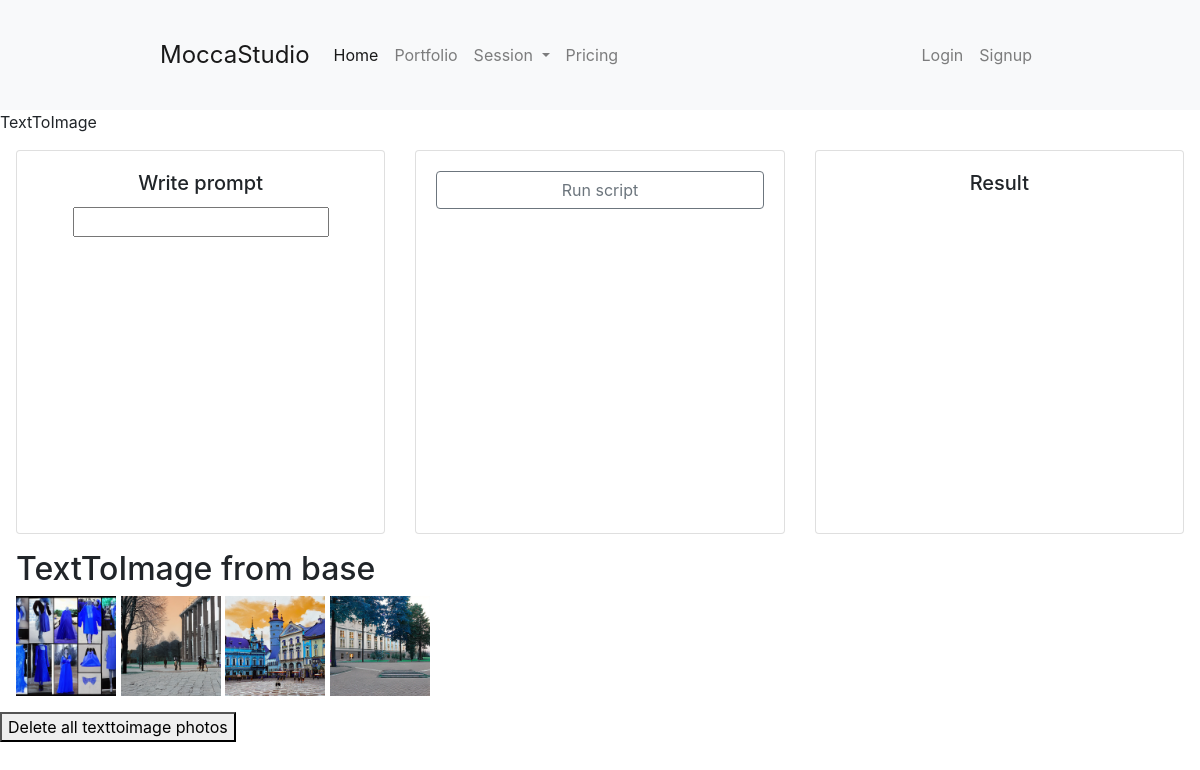
/gan_control_panel/text_to_image/, run on an earlier commit of the app's database.
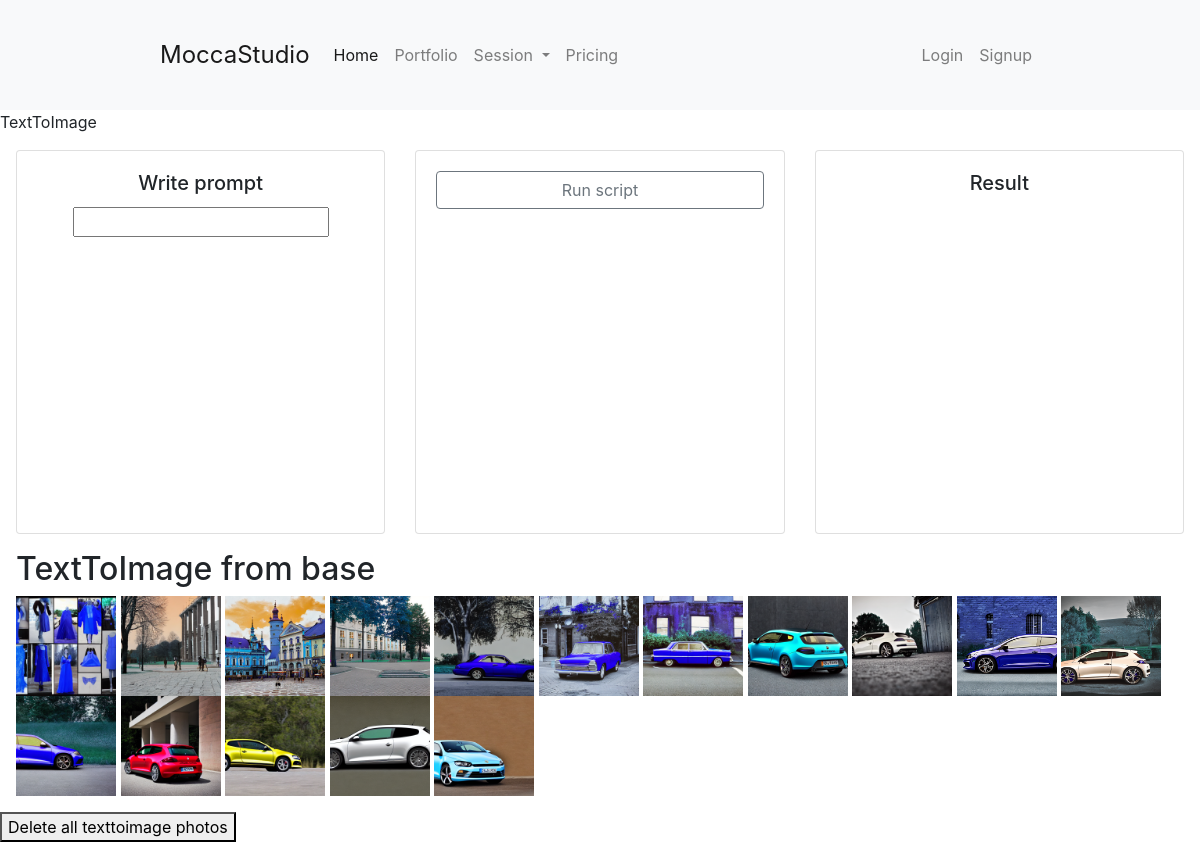
And on a later commit of the database.
### gan/models.py (models this page shows, shortened)
class texttoimagePhoto(models.Model):
    title = models.CharField(max_length=255)
    prompt = models.CharField(max_length=255)
    image = models.ImageField(upload_to='gan_photos/texttoimage/')

### gan/views.py (the view)
# urls.py: path("gan_control_panel/text_to_image/", views.text_to_image_site_view, name="text_to_image_site_view"),
def text_to_image_site_view(request):
    sessions = Session.objects.all()
    photos = Photo.objects.all()
    ttiPhotos = texttoimagePhoto.objects.all()
    context = {'sessions': sessions, 'photos': photos, 'ttiPhotos' : ttiPhotos}
    return render(request, 'gan/control_panel/text_to_image.html', context)

### gan/templates/gan/control_panel/text_to_image.html (shortened to what this page needs)
{% extends 'main/base.html' %}
{% block content %}
    <div>TextToImage</div>
    <div class="m-3">
        <div class="row">
            <div class="col-sm-4">
                <div class="card" style="height: 24rem;">
                    <div class="card-body text-center">
                        <form id="myForm" method="post" action="{% url 'TEXTTOIMAGE_run' %}">
                            <h5 class="card-title">Write prompt</h5>
                            <input type="text" name="text_input" required>
                        </form>
                    </div>
                </div>
            </div>
            <div class="col-sm-4">
                <div class="card text-center" style="height: 24rem;">
                    <div class="card-body">
                        <h5 class="card-title">
                            <button type="button" class="btn btn-outline-secondary btn-block" onclick="checkAndSubmit()">Run script</button>
                        </h5>
                    </div>
                </div>
            </div>
            <div class="col-sm-4">
                <div class="card" style="height: 24rem;">
                    <div class="card-body text-center">
                        <h5 class="card-title">Result</h5>
                    </div>
                </div>
            </div>
        </div>
    </div>
    <div class="m-3" id="texttoimage_image_from_base">
        <h2>TextToImage from base</h2>
        {% for ttiPhotos in ttiPhotos %}
            <img src="{{ ttiPhotos.image.url }}" alt="{{ttiPhotos.prompt}}" style="max-height: 100px">
        {% endfor %}
    </div>
    <form action="{% url 'delete_all_tti_photos' %}" method="post">
        <button type="submit">Delete all texttoimage photos</button>
      </form>
{% endblock %}

### main/templates/main/base.html (shortened to what this page needs)
<!DOCTYPE html>
<html lang="en">
<head>
    <link rel="stylesheet" href="https://cdn.jsdelivr.net/npm/bootstrap@4.3.1/dist/css/bootstrap.min.css">
    <link rel="stylesheet" href="https://cdnjs.cloudflare.com/ajax/libs/font-awesome/5.15.3/css/all.min.css">
    {% load static %}
    <link rel="stylesheet" type="text/css" href="{% static 'base.css' %}">
    <link rel="stylesheet" type="text/css" href="{% static 'lightbox/lightbox.min.css' %}">
</head>
<body>
    {% block nav %}
    <nav class="navbar navbar-expand-lg navbar-light bg-light">
        <a class="navbar-brand" href="/">MoccaStudio</a>
        <div class="collapse navbar-collapse" id="navbarSupportedContent">
        <ul class="navbar-nav mr-auto">
            <li class="nav-item active">
                <a class="nav-link" href="/home">Home <span class="sr-only">(current)</span></a>
            </li>
            <li class="nav-item">
                <a class="nav-link" href="/portfolio">Portfolio</a>
            </li>
            <li class="nav-item dropdown">
                <a class="nav-link dropdown-toggle" href="#" id="navbarDropdown" role="button" data-toggle="dropdown" aria-haspopup="true" aria-expanded="false">
                    Session
                </a>
            </li>
            <li class="nav-item">
                <a class="nav-link" href="/pricing">Pricing</a>
            </li>
        </ul>
        <ul class="navbar-nav ml-auto">
            {% if user.is_authenticated %}
                <li class="nav-item">
                    <a class="nav-link" href="/profile">{{user.username}}</a>
                </li>
                <span class="nav-item">
                    <a class="nav-link" href="/logout">Logout</a>
                </span>
            {% else %}
                <li class="nav-item">
                    <a class="nav-link" href="/login">Login</a>
                </li>
                <li class="nav-item">
                    <a class="nav-link" href="/sign_up">Signup</a>
                </li>
            {% endif %}
        </ul>
        </div>
    </nav>
    {% endblock %}
    {% block content %}
    {% endblock %}
</body>
</html>

### main/static/base.css (style rules this page uses)
body { font-size: 1.0rem; }
.navbar { padding: 2rem 10rem; }
.navbar-brand { font-size: 1.5rem; }

What changed in the data, as far as the page shows it:
added texttoimagePhoto: image (picture)
added texttoimagePhoto: image (picture)
added texttoimagePhoto: image (picture)
added texttoimagePhoto: image (picture)
added texttoimagePhoto: image (picture)
added texttoimagePhoto: image (picture)
added texttoimagePhoto: image (picture)
added texttoimagePhoto: image (picture)
added texttoimagePhoto: image (picture)
added texttoimagePhoto: image (picture)
added texttoimagePhoto: image (picture)
added texttoimagePhoto: image (picture)
